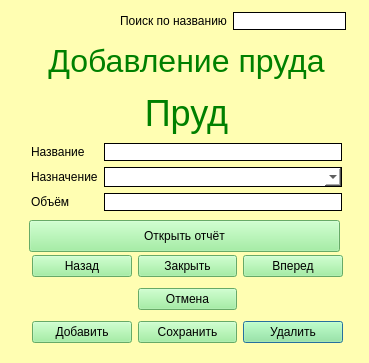
<?xml version="1.0" encoding="UTF-8"?>
<ui version="4.0">
 <class>PondForm</class>
 <widget class="QDialog" name="PondForm">
  <property name="geometry">
   <rect>
    <x>0</x>
    <y>0</y>
    <width>369</width>
    <height>363</height>
   </rect>
  </property>
  <property name="windowTitle">
   <string>Dialog</string>
  </property>
  <property name="styleSheet">
   <string notr="true">background-color:rgb(255, 254, 178);</string>
  </property>
  <widget class="QWidget" name="layoutWidget">
   <property name="geometry">
    <rect>
     <x>32</x>
     <y>250</y>
     <width>311</width>
     <height>100</height>
    </rect>
   </property>
   <layout class="QGridLayout" name="gridLayout_2">
    <item row="2" column="2">
     <widget class="QPushButton" name="delete_2">
      <property name="styleSheet">
       <string notr="true">color: black;
background-color: lightgreen</string>
      </property>
      <property name="text">
       <string>Удалить</string>
      </property>
     </widget>
    </item>
    <item row="2" column="1">
     <widget class="QPushButton" name="save">
      <property name="styleSheet">
       <string notr="true">color: black;
background-color: lightgreen</string>
      </property>
      <property name="text">
       <string>Сохранить</string>
      </property>
     </widget>
    </item>
    <item row="2" column="0">
     <widget class="QPushButton" name="add">
      <property name="styleSheet">
       <string notr="true">color: black;
background-color: lightgreen</string>
      </property>
      <property name="text">
       <string>Добавить</string>
      </property>
     </widget>
    </item>
    <item row="0" column="0">
     <widget class="QPushButton" name="previous">
      <property name="styleSheet">
       <string notr="true">color: black;
background-color: lightgreen</string>
      </property>
      <property name="text">
       <string>Назад</string>
      </property>
     </widget>
    </item>
    <item row="0" column="1">
     <widget class="QPushButton" name="logout">
      <property name="styleSheet">
       <string notr="true">color: black;
background-color: lightgreen</string>
      </property>
      <property name="text">
       <string>Закрыть</string>
      </property>
     </widget>
    </item>
    <item row="0" column="2">
     <widget class="QPushButton" name="next">
      <property name="styleSheet">
       <string notr="true">color: black;
background-color: lightgreen</string>
      </property>
      <property name="text">
       <string>Вперед</string>
      </property>
     </widget>
    </item>
    <item row="1" column="1">
     <widget class="QPushButton" name="cancel">
      <property name="styleSheet">
       <string notr="true">color: black;
background-color: lightgreen</string>
      </property>
      <property name="text">
       <string>Отмена</string>
      </property>
     </widget>
    </item>
   </layout>
  </widget>
  <widget class="QWidget" name="layoutWidget_2">
   <property name="geometry">
    <rect>
     <x>31</x>
     <y>39</y>
     <width>311</width>
     <height>172</height>
    </rect>
   </property>
   <layout class="QGridLayout" name="gridLayout">
    <item row="1" column="0" colspan="2">
     <widget class="QLabel" name="label_3">
      <property name="styleSheet">
       <string notr="true">color:green;
font-size: 36px</string>
      </property>
      <property name="text">
       <string>&lt;html&gt;&lt;head/&gt;&lt;body&gt;&lt;p align=&quot;center&quot;&gt;Пруд&lt;/p&gt;&lt;/body&gt;&lt;/html&gt;</string>
      </property>
     </widget>
    </item>
    <item row="0" column="0" colspan="2">
     <widget class="QLabel" name="label_4">
      <property name="styleSheet">
       <string notr="true">color:green;
font-size: 36px</string>
      </property>
      <property name="text">
       <string>&lt;html&gt;&lt;head/&gt;&lt;body&gt;&lt;p align=&quot;center&quot;&gt;&lt;span style=&quot; font-size:24pt;&quot;&gt;Добавление пруда&lt;/span&gt;&lt;/p&gt;&lt;/body&gt;&lt;/html&gt;</string>
      </property>
     </widget>
    </item>
    <item row="2" column="1">
     <widget class="QLineEdit" name="lePondName">
      <property name="styleSheet">
       <string notr="true">border: 1px solid black; background-color:white;
</string>
      </property>
     </widget>
    </item>
    <item row="2" column="0">
     <widget class="QLabel" name="lbName">
      <property name="text">
       <string>Название</string>
      </property>
     </widget>
    </item>
    <item row="3" column="1">
     <widget class="QComboBox" name="comboBoxPurpose">
      <property name="styleSheet">
       <string notr="true">background-color:white; border: 1px solid black; border-radius: 0px; padding: 1px;</string>
      </property>
     </widget>
    </item>
    <item row="3" column="0">
     <widget class="QLabel" name="lbPurpose">
      <property name="text">
       <string>Назначение</string>
      </property>
     </widget>
    </item>
    <item row="4" column="1">
     <widget class="QLineEdit" name="leVolume">
      <property name="styleSheet">
       <string notr="true">border: 1px solid black; background-color:white;
</string>
      </property>
     </widget>
    </item>
    <item row="4" column="0">
     <widget class="QLabel" name="lbVolume">
      <property name="text">
       <string>Объём</string>
      </property>
     </widget>
    </item>
   </layout>
  </widget>
  <widget class="QWidget" name="layoutWidget_3">
   <property name="geometry">
    <rect>
     <x>120</x>
     <y>10</y>
     <width>226</width>
     <height>22</height>
    </rect>
   </property>
   <layout class="QHBoxLayout" name="horizontalLayout">
    <item>
     <widget class="QLabel" name="label">
      <property name="text">
       <string>Поиск по названию</string>
      </property>
     </widget>
    </item>
    <item>
     <widget class="QLineEdit" name="lineEditSearch">
      <property name="styleSheet">
       <string notr="true">border: 1px solid black; background-color:white;
</string>
      </property>
     </widget>
    </item>
   </layout>
  </widget>
  <widget class="QPushButton" name="pondsform">
   <property name="geometry">
    <rect>
     <x>29</x>
     <y>220</y>
     <width>311</width>
     <height>32</height>
    </rect>
   </property>
   <property name="styleSheet">
    <string notr="true">color: black;
background-color: lightgreen</string>
   </property>
   <property name="text">
    <string>Открыть отчёт</string>
   </property>
  </widget>
 </widget>
 <resources/>
 <connections/>
</ui>
